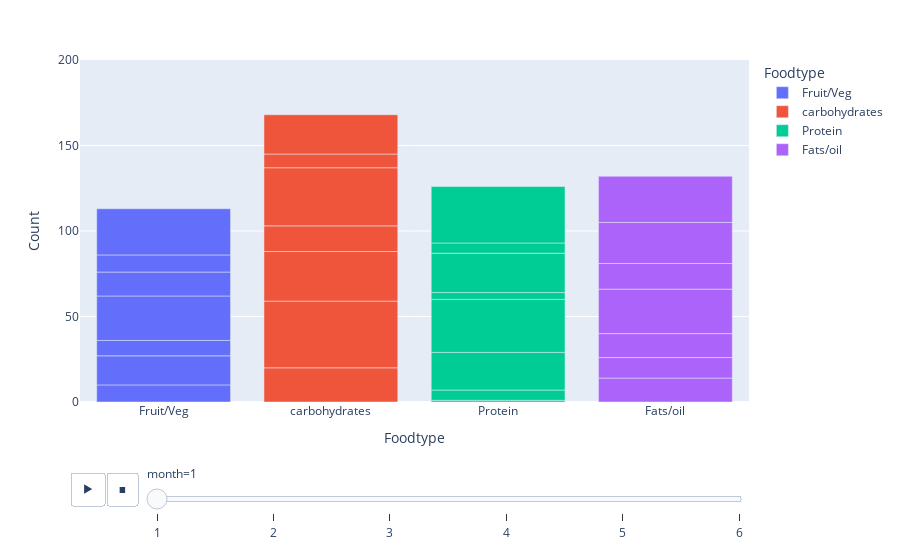

Notebook code cell kept with this figure:
### Code cell
import pandas as pd
import plotly.express as px
df = pd.read_csv('foodframe.csv')

fig = px.bar(df, x="Foodtype", y="Count", animation_frame="month", animation_group="Name",
            color="Foodtype", hover_name="Name",
           log_x=False, range_y=[0,200])

fig.show()
fig.write_html("barchartanimation.html")

### Figure 1 — Plotly figure (JSON) as saved in the notebook; plotly's stock layout.template omitted (floating-point values rounded to 4 significant figures)
{"data": [{"alignmentgroup": "True", "hovertemplate": "<b>%{hovertext}</b><br><br>Foodtype=%{x}<br>month=1<br>Count=%{y}<extra></extra>", "hovertext": ["Apple", "Carrot", "Grapes", "Brocoli", "Orange", "Leaks ", "Mango"], "ids": ["Apple", "Carrot", "Grapes", "Brocoli", "Orange", "Leaks ", "Mango"], "legendgroup": "Fruit/Veg", "marker": {"color": "#636efa", "pattern": {"shape": ""}}, "name": "Fruit/Veg", "offsetgroup": "Fruit/Veg", "orientation": "v", "showlegend": true, "textposition": "auto", "type": "bar", "x": ["Fruit/Veg", "Fruit/Veg", "Fruit/Veg", "Fruit/Veg", "Fruit/Veg", "Fruit/Veg", "Fruit/Veg"], "xaxis": "x", "y": [10, 17, 9, 26, 14, 10, 27], "yaxis": "y"}, {"alignmentgroup": "True", "hovertemplate": "<b>%{hovertext}</b><br><br>Foodtype=%{x}<br>month=1<br>Count=%{y}<extra></extra>", "hovertext": ["pasta", "noodles", "potato", "bread", "cereal", "rice", "Oats"], "ids": ["pasta", "noodles", "potato", "bread", "cereal", "rice", "Oats"], "legendgroup": "carbohydrates", "marker": {"color": "#EF553B", "pattern": {"shape": ""}}, "name": "carbohydrates", "offsetgroup": "carbohydrates", "orientation": "v", "showlegend": true, "textposition": "auto", "type": "bar", "x": ["carbohydrates", "carbohydrates", "carbohydrates", "carbohydrates", "carbohydrates", "carbohydrates", "carbohydrates"], "xaxis": "x", "y": [20, 39, 29, 15, 34, 8, 23], "yaxis": "y"}, {"alignmentgroup": "True", "hovertemplate": "<b>%{hovertext}</b><br><br>Foodtype=%{x}<br>month=1<br>Count=%{y}<extra></extra>", "hovertext": ["Beans", "Fried chicken", "peanuts", "Sausage", "Eggs", "Salmon", "beef", "Pork"], "ids": ["Beans", "Fried chicken", "peanuts", "Sausage", "Eggs", "Salmon", "beef", "Pork"], "legendgroup": "Protein", "marker": {"color": "#00cc96", "pattern": {"shape": ""}}, "name": "Protein", "offsetgroup": "Protein", "orientation": "v", "showlegend": true, "textposition": "auto", "type": "bar", "x": ["Protein", "Protein", "Protein", "Protein", "Protein", "Protein", "Protein", "Protein"], "xaxis": "x", "y": [1, 6, 22, 31, 4, 23, 6, 33], "yaxis": "y"}, {"alignmentgroup": "True", "hovertemplate": "<b>%{hovertext}</b><br><br>Foodtype=%{x}<br>month=1<br>Count=%{y}<extra></extra>", "hovertext": ["Olive oil", "Butter", "Choclate", "Peanuts Oil", "Vegetable Oil", "Vegan butter", "Rapeseed Oil"], "ids": ["Olive oil", "Butter", "Choclate", "Peanuts Oil", "Vegetable Oil", "Vegan butter", "Rapeseed Oil"], "legendgroup": "Fats/oil", "marker": {"color": "#ab63fa", "pattern": {"shape": ""}}, "name": "Fats/oil", "offsetgroup": "Fats/oil", "orientation": "v", "showlegend": true, "textposition": "auto", "type": "bar", "x": ["Fats/oil", "Fats/oil", "Fats/oil", "Fats/oil", "Fats/oil", "Fats/oil", "Fats/oil"], "xaxis": "x", "y": [14, 12, 14, 26, 15, 24, 27], "yaxis": "y"}], "layout": {"barmode": "relative", "legend": {"title": {"text": "Foodtype"}, "tracegroupgap": 0}, "margin": {"t": 60}, "sliders": [{"active": 0, "currentvalue": {"prefix": "month="}, "len": 0.9, "pad": {"b": 10, "t": 60}, "steps": [{"args": [["1"], {"frame": {"duration": 0, "redraw": true}, "fromcurrent": true, "mode": "immediate", "transition": {"duration": 0, "easing": "linear"}}], "label": "1", "method": "animate"}, {"args": [["2"], {"frame": {"duration": 0, "redraw": true}, "fromcurrent": true, "mode": "immediate", "transition": {"duration": 0, "easing": "linear"}}], "label": "2", "method": "animate"}, {"args": [["3"], {"frame": {"duration": 0, "redraw": true}, "fromcurrent": true, "mode": "immediate", "transition": {"duration": 0, "easing": "linear"}}], "label": "3", "method": "animate"}, {"args": [["4"], {"frame": {"duration": 0, "redraw": true}, "fromcurrent": true, "mode": "immediate", "transition": {"duration": 0, "easing": "linear"}}], "label": "4", "method": "animate"}, {"args": [["5"], {"frame": {"duration": 0, "redraw": true}, "fromcurrent": true, "mode": "immediate", "transition": {"duration": 0, "easing": "linear"}}], "label": "5", "method": "animate"}, {"args": [["6"], {"frame": {"duration": 0, "redraw": true}, "fromcurrent": true, "mode": "immediate", "transition": {"duration": 0, "easing": "linear"}}], "label": "6", "method": "animate"}], "x": 0.1, "xanchor": "left", "y": 0, "yanchor": "top"}], "updatemenus": [{"buttons": [{"args": [null, {"frame": {"duration": 500, "redraw": true}, "fromcurrent": true, "mode": "immediate", "transition": {"duration": 500, "easing": "linear"}}], "label": "&#9654;", "method": "animate"}, {"args": [[null], {"frame": {"duration": 0, "redraw": true}, "fromcurrent": true, "mode": "immediate", "transition": {"duration": 0, "easing": "linear"}}], "label": "&#9724;", "method": "animate"}], "direction": "left", "pad": {"r": 10, "t": 70}, "showactive": false, "type": "buttons", "x": 0.1, "xanchor": "right", "y": 0, "yanchor": "top"}], "xaxis": {"anchor": "y", "categoryarray": ["Fruit/Veg", "carbohydrates", "Protein", "Fats/oil"], "categoryorder": "array", "domain": [0, 1], "title": {"text": "Foodtype"}}, "yaxis": {"anchor": "x", "domain": [0, 1], "range": [0, 200], "title": {"text": "Count"}}}}
